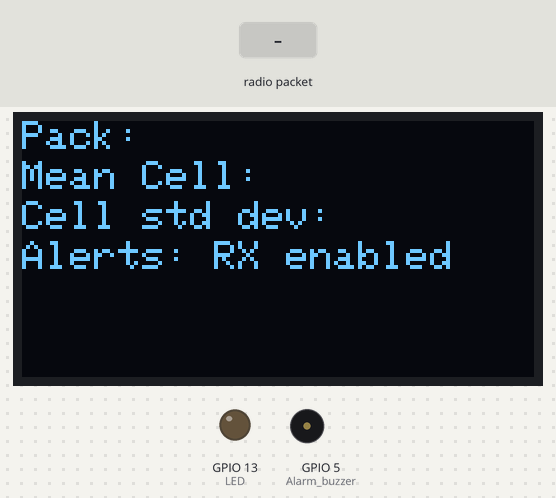
Simulated run of this sketch. Board: ESP32-S2. Parts: 128×64 one-colour display, output pins drawn as LEDs (lit = HIGH), buzzer (waves = sounding). Inputs (shaded band) come from the test bench. The display library's start-up logo is not drawn; no radio packets arrive unless stated; pins used as bus, display or sensor lines are not drawn.

Above: at 2.6 s.
2.7 s: radio packet "1" arrives
At 3.6 s:
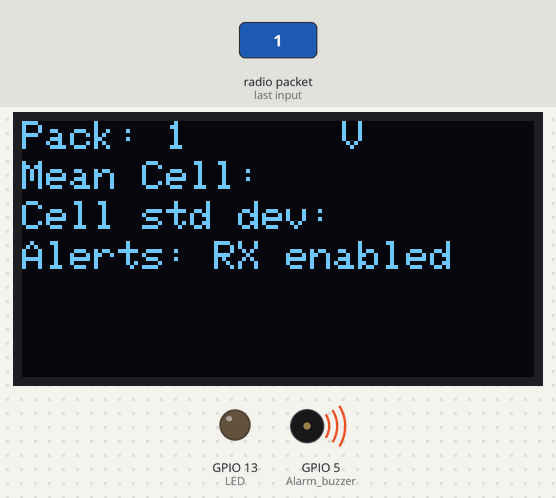
4.2 s: radio packet "0" arrives
At 4.8 s:
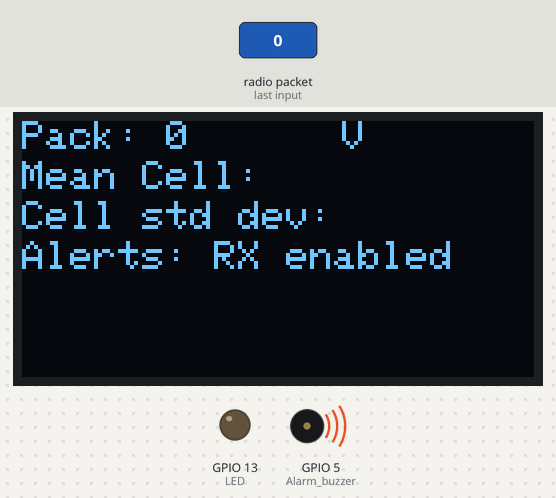
5.7 s: radio packet "2" arrives
At 7.1 s:
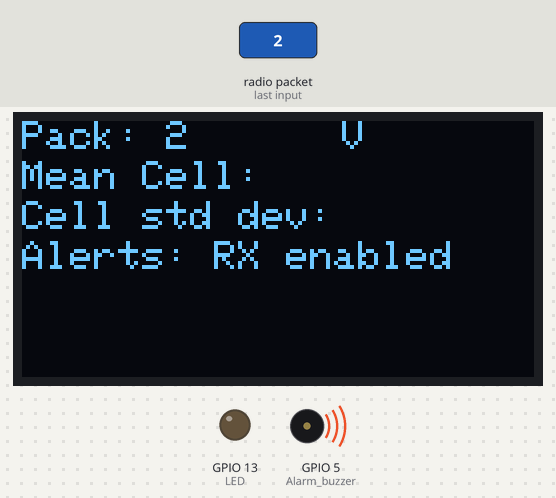
Timing chart, 0 to 8.7 s (numbered marks = the images above; inputs shaded):
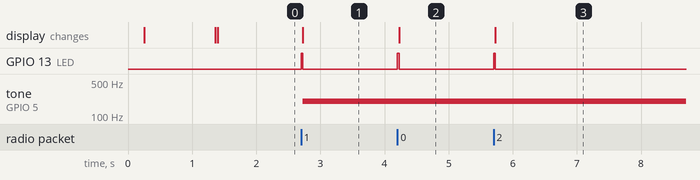

The sketch:

Feather_RX.ino
```cpp
#include <SPI.h>
#include <Wire.h>
#include <RH_RF95.h>
#include <Adafruit_GFX.h>
#include <Adafruit_SH110X.h>

Adafruit_SH1107 display = Adafruit_SH1107(64, 128, &Wire);

#define RFM95_CS 8
#define RFM95_RST 4
#define RFM95_INT 7

// 32u4, M0, M4, nrf52840, esp32-s2 and 328p
#define BUTTON_A  9
#define BUTTON_B  6
#define BUTTON_C  5

// Change to 434.0 or other frequency, must match RX's freq!
#define RF95_FREQ 915.0

// Singleton instance of the radio driver
RH_RF95 rf95(RFM95_CS, RFM95_INT);

// Blink on receipt
#define LED 13

void setup() {
  pinMode(LED, OUTPUT);
  pinMode(RFM95_RST, OUTPUT);
  digitalWrite(RFM95_RST, HIGH);
  pinMode(5, OUTPUT);      //Alarm buzzer

  delay(250); // wait for the OLED to power up
  display.begin(0x3C, true); // Address 0x3C default
  display.display();
  delay(1000);
  display.clearDisplay();
  display.display();

  display.setRotation(1);
  display.setTextSize(1);
  display.setTextColor(SH110X_WHITE);
  display.setTextColor(1, 0);
  display.setCursor(0, 0);
  display.print("Pack: ");
  display.setCursor(0, 10);
  display.print("Mean Cell: ");
  display.setCursor(0, 20);
  display.print("Cell std dev: ");
  display.setCursor(0, 30);
  display.print("Alerts: ---");
  display.display();

  // manual reset
  digitalWrite(RFM95_RST, LOW);
  delay(10);
  digitalWrite(RFM95_RST, HIGH);
  delay(10);

  while (!rf95.init()) {
    display.setCursor(48, 30);
    display.print("RX fail!");
    display.display();
    while (1);
  }

  display.setCursor(48, 30);
  display.print("RX enabled");
  display.display();

  if (!rf95.setFrequency(RF95_FREQ)) {
    display.setCursor(72, 30);
    display.print("setFrequency failed!");
    display.display();
    while (1);
  }

  // Defaults after init are 434.0MHz, 13dBm, Bw = 125 kHz, Cr = 4/5, Sf = 128chips/symbol, CRC on
  // The default transmitter power is 13dBm, using PA_BOOST.
  // If you are using RFM95/96/97/98 modules which uses the PA_BOOST transmitter pin, then
  // you can set transmitter powers from 5 to 23 dBm:

  rf95.setTxPower(10, false);

}

void loop()
{
  if (rf95.available())
  {
    // Should be a message for us now
    uint8_t buf[RH_RF95_MAX_MESSAGE_LEN];
    uint8_t len = sizeof(buf);

    if (rf95.recv(buf, &len))
    {
      digitalWrite(LED, HIGH);
      buf[len] = 0;
      display.setCursor(36, 0);
      display.print((char*)buf);
      display.setCursor(80, 0);
      display.print("V");
      display.display();
      digitalWrite(LED, LOW);

      tone(5, 200);     //Not working
    }
  }
}
```

Measured:
- after the input at 2.7 s, GPIO 13 (LED): LOW → HIGH at once, → LOW 0.03 s later; tone on GPIO 5 (Alarm_buzzer): silent → 200 Hz at once; the display: changes at once (image 1)
- after the input at 4.2 s, GPIO 13 (LED): LOW → HIGH at once, → LOW 0.03 s later; the display: first differs from a run without the input at once (image 2)
- after the input at 5.7 s, GPIO 13 (LED): LOW → HIGH at once, → LOW 0.03 s later; the display: first differs from a run without the input at once (image 3)
